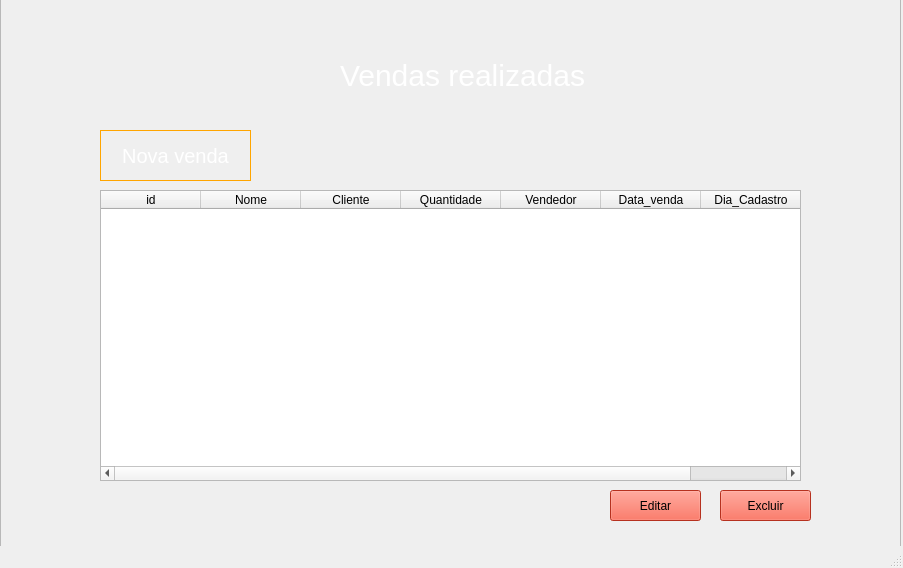
<?xml version="1.0" encoding="UTF-8"?>
<ui version="4.0">
 <class>MainWindow</class>
 <widget class="QMainWindow" name="MainWindow">
  <property name="geometry">
   <rect>
    <x>0</x>
    <y>0</y>
    <width>903</width>
    <height>568</height>
   </rect>
  </property>
  <property name="windowTitle">
   <string>MainWindow</string>
  </property>
  <property name="autoFillBackground">
   <bool>false</bool>
  </property>
  <property name="styleSheet">
   <string notr="true"/>
  </property>
  <property name="documentMode">
   <bool>false</bool>
  </property>
  <widget class="QWidget" name="centralwidget">
   <widget class="QTableWidget" name="tableWidget">
    <property name="geometry">
     <rect>
      <x>100</x>
      <y>190</y>
      <width>701</width>
      <height>291</height>
     </rect>
    </property>
    <property name="styleSheet">
     <string notr="true"/>
    </property>
    <column>
     <property name="text">
      <string>id</string>
     </property>
    </column>
    <column>
     <property name="text">
      <string>Nome</string>
     </property>
    </column>
    <column>
     <property name="text">
      <string>Cliente</string>
     </property>
    </column>
    <column>
     <property name="text">
      <string>Quantidade</string>
     </property>
    </column>
    <column>
     <property name="text">
      <string>Vendedor</string>
     </property>
    </column>
    <column>
     <property name="text">
      <string>Data_venda</string>
     </property>
    </column>
    <column>
     <property name="text">
      <string>Dia_Cadastro</string>
     </property>
    </column>
   </widget>
   <widget class="QPushButton" name="pushButton_6">
    <property name="geometry">
     <rect>
      <x>720</x>
      <y>490</y>
      <width>91</width>
      <height>31</height>
     </rect>
    </property>
    <property name="styleSheet">
     <string notr="true">background-color: rgb(255, 69, 44);</string>
    </property>
    <property name="text">
     <string>Excluir</string>
    </property>
   </widget>
   <widget class="QPushButton" name="pushButton_7">
    <property name="geometry">
     <rect>
      <x>610</x>
      <y>490</y>
      <width>91</width>
      <height>31</height>
     </rect>
    </property>
    <property name="styleSheet">
     <string notr="true">background-color: rgb(255, 69, 44);
</string>
    </property>
    <property name="text">
     <string>Editar</string>
    </property>
   </widget>
   <widget class="QPushButton" name="pushButton_8">
    <property name="geometry">
     <rect>
      <x>100</x>
      <y>130</y>
      <width>151</width>
      <height>51</height>
     </rect>
    </property>
    <property name="styleSheet">
     <string notr="true">
QPushButton{ border:1px solid orange;color:white;font-size:20px ; }


QPushButton:hover{ background-color:orange;color:black  }


</string>
    </property>
    <property name="text">
     <string>Nova venda</string>
    </property>
   </widget>
   <widget class="QFrame" name="frame">
    <property name="geometry">
     <rect>
      <x>0</x>
      <y>-10</y>
      <width>901</width>
      <height>561</height>
     </rect>
    </property>
    <property name="styleSheet">
     <string notr="true">background-image: url(:/fundo/Black-and-Orange-Desktop-Background.jpg);</string>
    </property>
    <property name="frameShape">
     <enum>QFrame::StyledPanel</enum>
    </property>
    <property name="frameShadow">
     <enum>QFrame::Raised</enum>
    </property>
    <widget class="QLabel" name="label_2">
     <property name="geometry">
      <rect>
       <x>340</x>
       <y>70</y>
       <width>301</width>
       <height>31</height>
      </rect>
     </property>
     <property name="styleSheet">
      <string notr="true">color:white;font-size:30px;backgound-img:none</string>
     </property>
     <property name="text">
      <string>Vendas realizadas</string>
     </property>
    </widget>
   </widget>
   <zorder>frame</zorder>
   <zorder>tableWidget</zorder>
   <zorder>pushButton_6</zorder>
   <zorder>pushButton_7</zorder>
   <zorder>pushButton_8</zorder>
  </widget>
  <widget class="QMenuBar" name="menubar">
   <property name="geometry">
    <rect>
     <x>0</x>
     <y>0</y>
     <width>903</width>
     <height>21</height>
    </rect>
   </property>
  </widget>
  <widget class="QStatusBar" name="statusbar"/>
 </widget>
 <resources>
  <include location="../../../../AppData/Local/Programs/Python/Python38-32/Lib/site-packages/qt5_applications/Qt/bin/aquimesmo.qrc"/>
  <include location="../imagemdefundo.qrc"/>
  <include location="cpanel.qrc"/>
 </resources>
 <connections/>
</ui>
